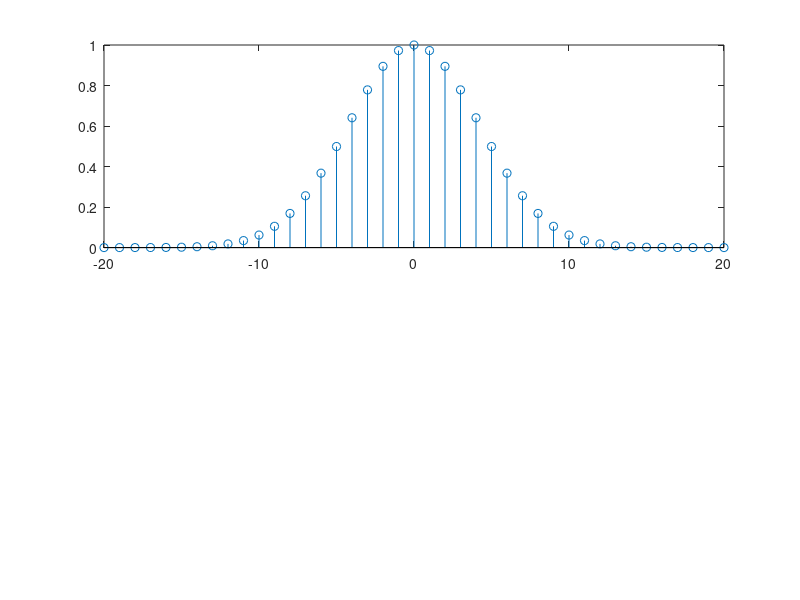

The MATLAB script that drew this image: (Note: this script raises an error after producing the figure.)
clear all; clc; close all;

symbol_rate = 1e6;
DAC_rate = 16e6;
ANL_rate = 64e6;
IF_freq = 2e6;

M_1 = DAC_rate/symbol_rate;
M_2 = ANL_rate/DAC_rate;

%% Guassian filter showing
C = 1;
M = 16;
BT = 0.5;
n = [-(M-1+5):(M-1+5)];
Gussian_filter = C*exp(-1*((2*pi^2)/log(2))*(BT./ M)^2.*n.^2);
Gussian_filter_FeqDomain = fftshift(fft(Gussian_filter));

figure;
subplot(2,1,1);
stem(n,Gussian_filter);
title_text = "Gussian filter, n domain, M = "+num2str(M)+" ,BT = "+num2str(BT);
title(title_text,"fontsize",12);
subplot(2,1,2);
plot(linspace(-1/2,1/2,length(Gussian_filter_FeqDomain)),abs(Gussian_filter_FeqDomain));
title_text = "Gussian filter, freq. domain, M = "+num2str(M)+" ,BT = "+num2str(BT);
title(title_text,"fontsize",12);

%% demo
signal_length = 100 +20;
% signal generate------
s_1 = [zeros(1,10) sign(randn(1,signal_length-20)) zeros(1,10)];
% up sample by 16-------
s_01_up_1 = up_sample(M_1,s_1);
% Gussian filter ---------
GC_1 = 1;
BT = 0.5;
Gn_1 = [-(M-1):(M-1)];
Gussian_filter = GC_1*exp(-1*((2*pi^2)/log(2))*(BT./ M_1)^2.*Gn_1.^2);
s_02_Gussianf = conv(s_01_up_1,Gussian_filter);
s_02_Gussianf = s_02_Gussianf([floor((length(s_02_Gussianf)-length(s_01_up_1))/2)+1 :...
            floor((length(s_02_Gussianf)-length(s_01_up_1))/2)+length(s_01_up_1)]);% aligning
% samation----------------
fd = 150e3;
sum_s_02_Gussianf = s_02_Gussianf * triu(ones(length(s_02_Gussianf)));
s_03_samation = exp(1i*2*pi*fd*(1/symbol_rate)*sum_s_02_Gussianf);

% load IF frequency-------
s_04_IF = s_03_samation .* exp(1i*2*pi*IF_freq/DAC_rate.*[1:length(s_03_samation)]);
s_04_IF_real = real(s_04_IF);

% up sample to analog-------
s_05_up_analog = up_sample(M_2,s_04_IF_real);  

s_05_up_analog_FeqDomain = fftshift(fft(s_05_up_analog));

% LPF-----------------------
s_06_toChannel = filter(Lab12_demo_IIR,s_05_up_analog);

s_06_toChannel_FeqDomain = fftshift(fft(s_06_toChannel));

figure;
subplot(2,1,1);
plot(linspace(-1/2,1/2,length(s_05_up_analog_FeqDomain)),abs(s_05_up_analog_FeqDomain));
title_text = "up sample";
title(title_text,"fontsize",12);
subplot(2,1,2);
plot(linspace(-1/2,1/2,length(s_06_toChannel_FeqDomain)),abs(s_06_toChannel_FeqDomain));
title_text = "after LPF";
title(title_text,"fontsize",12);

% Channel-------------------
s_07_Channel = s_06_toChannel;
% LPF-----------------------
s_08_receivedLPF = filter(Lab12_demo_IIR,s_07_Channel);
% down sample--------------
s_09_down = s_08_receivedLPF([1:M_2:length(s_08_receivedLPF)]);

% demodulate IF frequency-------
s_10_deIFmodu = s_09_down .* exp(-1i*2*pi*IF_freq/DAC_rate.*[1:length(s_09_down)]);

% SRRC----------------------
%=========
M_srrc = M_1;
n_srrc = [-2*M_srrc:2*M_srrc] + 1e-6;% Avoid Singularity
a = 0.5 ;% Avoid Singularity

A = cos((1+a).*pi.*n_srrc./M_srrc);
B = M_srrc.*sin((1-a).*pi.*n_srrc./M_srrc)./(4.*a.*n_srrc);
C = 1-(4.*a.*n_srrc./M_srrc).^2;
SRRC_n = (4.*a./pi).*(A+B)./C;
%=========
s_11_SRRC = conv(s_10_deIFmodu,SRRC_n);
s_11_SRRC = s_11_SRRC([floor((length(s_11_SRRC)-length(s_10_deIFmodu))/2)+1 :...
            floor((length(s_11_SRRC)-length(s_10_deIFmodu))/2)+length(s_10_deIFmodu)]);% aligning
% take phase------------------
s_12_phase = unwrap(angle(s_11_SRRC))/2/pi/fd*DAC_rate;

figure;
plot([1:length(s_12_phase)],s_12_phase);
title_text = "phase";
title(title_text,"fontsize",12);

% diff-----------------------
s_13_Diff = s_12_phase - [0 s_12_phase(1:end-1)] ;

% Gussian filter ---------
s_14_Gussianf = conv(s_13_Diff,Gussian_filter);
s_14_Gussianf = s_14_Gussianf([floor((length(s_14_Gussianf)-length(s_13_Diff))/2)+1 :...
            floor((length(s_14_Gussianf)-length(s_13_Diff))/2)+length(s_13_Diff)]);% aligning
        
% down sample by 16-------------
delay = 13;
s_15_reDig = s_14_Gussianf([delay:M_1:length(s_14_Gussianf)]);


figure;
stem([1:signal_length],(s_15_reDig)/25,"bo");
hold on;
stem([1:signal_length],s_1,"r+");
hold off;
legend("re","tr");
title_text = "Transmit and Receive(real), HW";
title(title_text,"fontsize",12);
